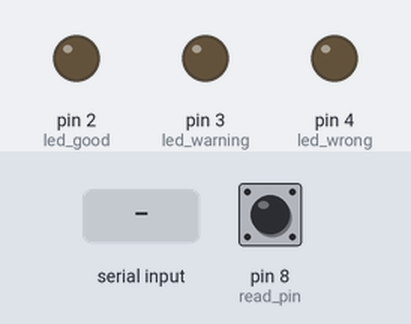
Bench run of a sketch on a simulated Arduino Uno, built with avr-gcc and run on an emulated ATmega328P. Parts: output pins drawn as LEDs (lit = HIGH). Inputs (shaded band) come from the test bench; at power-on: pin 8 (read_pin) HIGH. What the sketch prints to the serial monitor is not drawn.

Above: at 1.2 s.
1.3 s: "90,45\n" received over Serial
At 2.4 s:
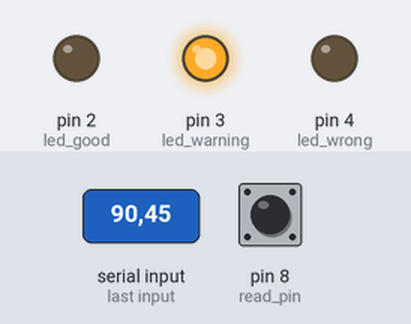
2.8 s: "30,150\n" received over Serial
At 3.6 s:
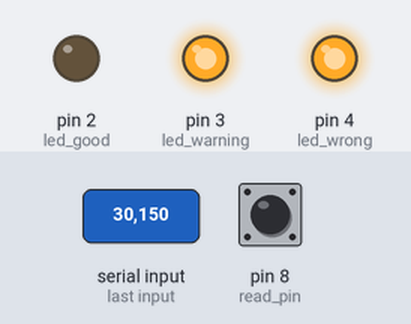
Timing chart, 0 to 6.3 s (numbered marks = the images above; inputs shaded):
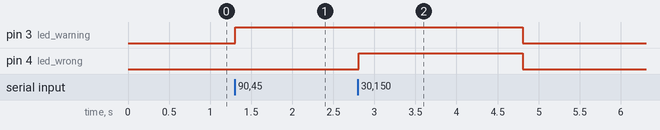

Measured:
- after the input at 1.3 s, pin 3 (led_warning): LOW → HIGH at once
- after the input at 2.8 s, pin 3 (led_warning): HIGH → LOW after 2.0 s; pin 4 (led_wrong): LOW → HIGH at once, → LOW 2.0 s later

The sketch:

guess_value_game.ino
```cpp
#define adc_pin (A5)
#define led_good (2)
#define led_warning (3)
#define led_wrong (4)
#define read_pin (8)

int readedValue = 0;
String answer = "";
int answer_int = 0;
int try_nr = 0;

void setup() {
  pinMode(led_good, OUTPUT);
  pinMode(led_warning, OUTPUT);
  pinMode(led_wrong, OUTPUT);
  pinMode(read_pin, INPUT_PULLUP);
  Serial.begin(9600);
  readedValue = analogRead(adc_pin);
}

void loop() {

  Serial.print("guess value\n> ");
  while(Serial.available() == 0){}

  answer = Serial.readStringUntil('\n');
  answer_int = answer.toInt();
  Serial.println(answer_int);
  try_nr++;
  if(
    (answer_int > readedValue + 50) ||
    (answer_int < readedValue - 50))
  {
      digitalWrite(led_warning, HIGH);
    if(try_nr > 1){
      digitalWrite(led_wrong, HIGH);
      Serial.println("it was: " + String(readedValue));
      try_nr = 0;
    }
    Serial.println("wrong answer");
  }

  else {
    digitalWrite(led_good, HIGH);
    digitalWrite(led_warning, LOW);
    Serial.println("good answer");
    Serial.println("it was: " + String(readedValue));
    try_nr = 0;
  }

  if(try_nr == 0){
    delay(2000);
    Serial.println("again");
    digitalWrite(led_wrong, LOW);
    digitalWrite(led_warning, LOW);
    digitalWrite(led_good, LOW);

    Serial.println("press read button");
    while(digitalRead(read_pin) == HIGH){}
    readedValue = analogRead(adc_pin);
  }
}
```
